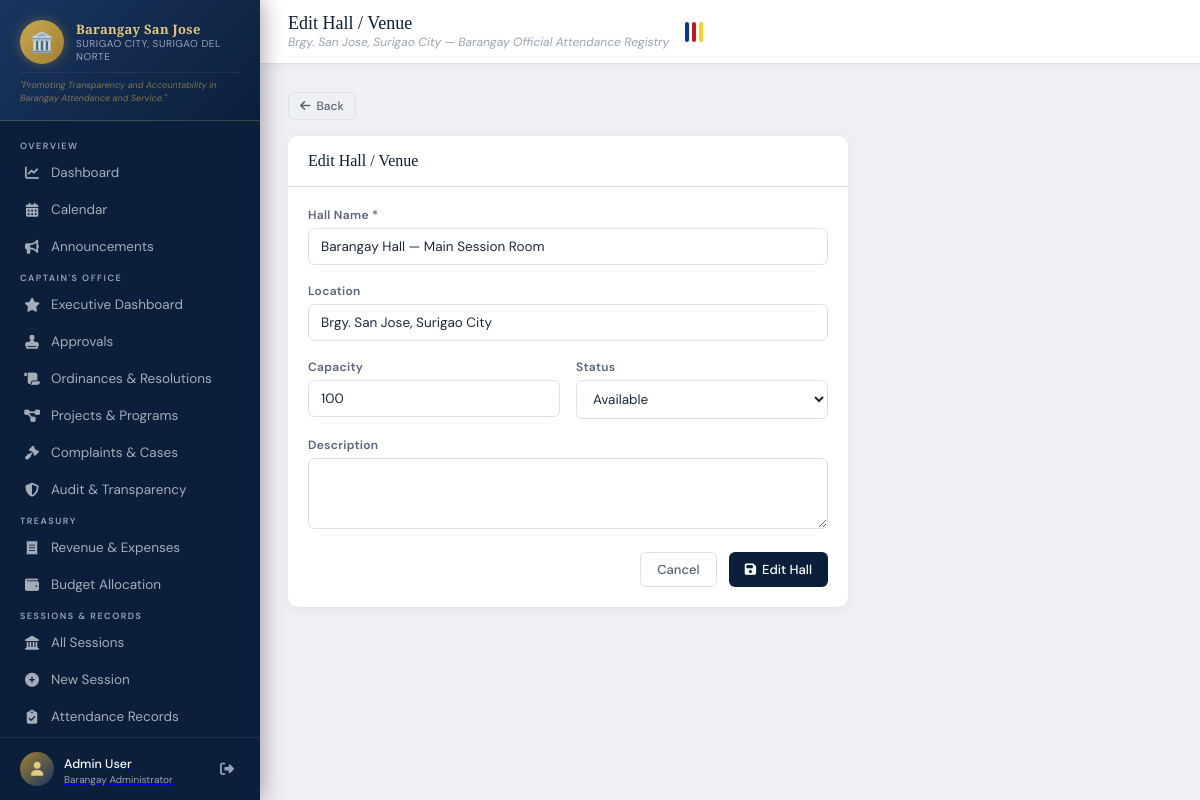
The page /halls/1/edit/ (signed in) on the database its author committed.
### attendance/models.py (models this page shows, shortened)
class UserProfile(models.Model):
    ROLE_CHOICES = [
        ('punong_barangay', 'Punong Barangay (Captain)'),
        ('admin', 'Barangay Administrator'),
        ('secretary', 'Barangay Secretary'),
        ('treasurer', 'Barangay Treasurer'),
        ('kagawad', 'Barangay Kagawad'),
        ('sb_chairperson', 'SB Chairperson'),
        ('tanod', 'Barangay Tanod'),
        ('bhw', 'Barangay Health Worker'),
        ('bns', 'Barangay Nutrition Scholar'),
        ('utility', 'Utility / Admin Staff'),
        ('staff', 'Barangay Staff'),
        ('viewer', 'Viewer'),
    ]
    COMMITTEE_CHOICES = [
        ('', 'None'),
        ('peace_order', 'Peace and Order'),
        ('health', 'Health and Sanitation'),
        ('education', 'Education'),
        ('infrastructure', 'Infrastructure'),
        ('livelihood', 'Livelihood'),
        ('environment', 'Environment'),
        ('youth', 'Youth and Sports'),
        ('women', "Women's Affairs"),
        ('senior', 'Senior Citizens'),
        ('finance', 'Finance and Budget'),
    ]
    user = models.OneToOneField(User, on_delete=models.CASCADE, related_name='profile')
    role = models.CharField(max_length=30, choices=ROLE_CHOICES, default='viewer')
    contact_number = models.CharField(max_length=15, blank=True)
    position = models.CharField(max_length=100, blank=True)
    committee = models.CharField(max_length=30, choices=COMMITTEE_CHOICES, blank=True)
    avatar = models.ImageField(upload_to='avatars/', blank=True, null=True)
    is_active = models.BooleanField(default=True)
    created_at = models.DateTimeField(auto_now_add=True)
    class Meta:
        verbose_name = "User Profile"
        verbose_name_plural = "User Profiles"

class Hall(models.Model):
    STATUS_CHOICES = [
        ('available', 'Available'),
        ('occupied', 'Occupied'),
        ('maintenance', 'Under Maintenance'),
    ]
    name = models.CharField(max_length=100)
    location = models.CharField(max_length=200, default='Brgy. San Jose, Surigao City')
    capacity = models.PositiveIntegerField(default=50)
    status = models.CharField(max_length=20, choices=STATUS_CHOICES, default='available')
    description = models.TextField(blank=True)
    created_at = models.DateTimeField(auto_now_add=True)
    class Meta:
        verbose_name = "Hall / Venue"
        verbose_name_plural = "Halls / Venues"

### attendance/views.py (the view)
# urls.py: path('halls/<int:pk>/edit/', views.hall_edit, name='hall_edit'),
@login_required
@user_passes_test(is_admin_or_secretary)
def hall_edit(request, pk):
    hall = get_object_or_404(Hall, pk=pk)
    form = HallForm(request.POST or None, instance=hall)
    if request.method == 'POST' and form.is_valid():
        form.save()
        messages.success(request, 'Hall updated.')
        return redirect('hall_list')
    return render(request, 'attendance/hall_form.html', {'form': form, 'hall': hall, 'action': 'Edit'})

### attendance/forms.py
class HallForm(forms.ModelForm):
    class Meta:
        model = Hall
        fields = ['name', 'location', 'capacity', 'status', 'description']
        widgets = {
            'name': forms.TextInput(attrs={'class': 'form-control'}),
            'location': forms.TextInput(attrs={'class': 'form-control'}),
            'capacity': forms.NumberInput(attrs={'class': 'form-control'}),
            'status': forms.Select(attrs={'class': 'form-control'}),
            'description': forms.Textarea(attrs={'class': 'form-control', 'rows': 3}),
        }

### attendance/context_processors.py (called while the page is built)
def site_settings(request):
    return {
        'SITE_NAME': getattr(settings, 'SITE_NAME', 'Barangay Official Attendance Registry'),
        'SITE_SHORT': getattr(settings, 'SITE_SHORT', 'BOAR System'),
        'BARANGAY_NAME': getattr(settings, 'BARANGAY_NAME', 'Brgy. San Jose'),
        'BARANGAY_CITY': getattr(settings, 'BARANGAY_CITY', 'Surigao City'),
        'BARANGAY_PROVINCE': getattr(settings, 'BARANGAY_PROVINCE', 'Surigao del Norte'),
    }

### attendance/views.py (called while the page is built)
def is_admin_or_secretary(user):
    return hasattr(user, 'profile') and user.profile.role in ['admin', 'secretary']

### templates/attendance/hall_form.html (shortened to what this page needs)
{% extends 'base.html' %}
{% block page_title %}{{ action }} Hall / Venue{% endblock %}
{% block content %}
<div class="d-flex gap-12 mb-16">
  <a href="{% url 'hall_list' %}" class="btn btn-outline btn-sm"><i class="fas fa-arrow-left"></i> Back</a>
</div>
<div class="card" style="max-width:560px;">
  <div class="card-header"><span class="card-title">{{ action }} Hall / Venue</span></div>
  <div class="card-body">
    <form method="post">
      <div class="form-group"><label class="form-label">Hall Name *</label>{{ form.name }}</div>
      <div class="form-group"><label class="form-label">Location</label>{{ form.location }}</div>
      <div class="form-row">
        <div class="form-group"><label class="form-label">Capacity</label>{{ form.capacity }}</div>
        <div class="form-group"><label class="form-label">Status</label>{{ form.status }}</div>
      </div>
      <div class="form-group"><label class="form-label">Description</label>{{ form.description }}</div>
      <div class="d-flex gap-12" style="justify-content:flex-end;">
        <a href="{% url 'hall_list' %}" class="btn btn-outline">Cancel</a>
        <button type="submit" class="btn btn-primary"><i class="fas fa-save"></i> {{ action }} Hall</button>
      </div>
    </form>
  </div>
</div>
{% endblock %}

### templates/base.html (shortened to what this page needs)
{% load static %}
<!DOCTYPE html>
<html lang="en">
<head>
  <link href="https://cdnjs.cloudflare.com/ajax/libs/font-awesome/6.5.0/css/all.min.css" rel="stylesheet">
</head>
<body>
{% if user.is_authenticated %}
<aside class="sidebar">
  <div class="sidebar-brand">
    <div class="brand-emblem">
      <div class="brand-seal">🏛️</div>
      <div class="brand-text">
        <h1>Barangay San Jose</h1>
        <p>Surigao City, Surigao del Norte</p>
      </div>
    </div>
    <div class="brand-tagline">
      "Promoting Transparency and Accountability in Barangay Attendance and Service."
    </div>
  </div>
  <nav class="sidebar-nav">
    <span class="nav-section-label">Overview</span>
    <a href="{% url 'dashboard' %}" class="nav-item {% if request.resolver_match.url_name == 'dashboard' %}active{% endif %}">
      <i class="fas fa-chart-line"></i> Dashboard
    </a>
    <a href="{% url 'calendar' %}" class="nav-item {% if request.resolver_match.url_name == 'calendar' %}active{% endif %}">
      <i class="fas fa-calendar-alt"></i> Calendar
    </a>
    <a href="{% url 'announcement_list' %}" class="nav-item {% if 'announcement' in request.resolver_match.url_name %}active{% endif %}">
      <i class="fas fa-bullhorn"></i> Announcements
    </a>
    {% if user.profile.role in 'punong_barangay,admin' %}
    <span class="nav-section-label">Captain's Office</span>
    <a href="{% url 'captain_dashboard' %}" class="nav-item {% if request.resolver_match.url_name == 'captain_dashboard' %}active{% endif %}">
      <i class="fas fa-star"></i> Executive Dashboard
    </a>
    <a href="{% url 'approval_list' %}" class="nav-item {% if 'approval' in request.resolver_match.url_name %}active{% endif %}">
      <i class="fas fa-stamp"></i> Approvals
    </a>
    <a href="{% url 'ordinance_list' %}" class="nav-item {% if 'ordinance' in request.resolver_match.url_name %}active{% endif %}">
      <i class="fas fa-scroll"></i> Ordinances & Resolutions
    </a>
    <a href="{% url 'project_list' %}" class="nav-item {% if 'project' in request.resolver_match.url_name %}active{% endif %}">
      <i class="fas fa-diagram-project"></i> Projects & Programs
    </a>
    <a href="{% url 'complaint_list' %}" class="nav-item {% if 'complaint' in request.resolver_match.url_name %}active{% endif %}">
      <i class="fas fa-gavel"></i> Complaints & Cases
    </a>
    <a href="{% url 'audit_log_list' %}" class="nav-item {% if 'audit' in request.resolver_match.url_name %}active{% endif %}">
      <i class="fas fa-shield-halved"></i> Audit & Transparency
    </a>
    {% endif %}
    {% if user.profile.role in 'treasurer,punong_barangay,admin' %}
    <span class="nav-section-label">Treasury</span>
    <a href="{% url 'financial_list' %}" class="nav-item {% if 'financial' in request.resolver_match.url_name %}active{% endif %}">
      <i class="fas fa-receipt"></i> Revenue & Expenses
    </a>
    <a href="{% url 'budget_list' %}" class="nav-item {% if 'budget' in request.resolver_match.url_name %}active{% endif %}">
      <i class="fas fa-wallet"></i> Budget Allocation
    </a>
    {% endif %}
    {% if user.profile.role in 'secretary,admin,punong_barangay,kagawad,sb_chairperson' %}
    <span class="nav-section-label">Sessions & Records</span>
    <a href="{% url 'session_list' %}" class="nav-item {% if 'session' in request.resolver_match.url_name %}active{% endif %}">
      <i class="fas fa-landmark"></i> All Sessions
    </a>
    <a href="{% url 'session_create' %}" class="nav-item">
      <i class="fas fa-plus-circle"></i> New Session
    </a>
    <a href="{% url 'attendance_list' %}" class="nav-item {% if request.resolver_match.url_name == 'attendance_list' %}active{% endif %}">
      <i class="fas fa-clipboard-check"></i> Attendance Records
    </a>
    <a href="{% url 'reports' %}" class="nav-item {% if request.resolver_match.url_name == 'reports' %}active{% endif %}">
    </a>
    {% endif %}
  </nav>
  <div class="sidebar-footer">
    <div class="user-card">
      <div class="user-avatar"><i class="fas fa-user"></i></div>
      <div class="user-info">
        <a href="{% url 'my_profile' %}" class="text-decoration-none text-white">
          <span>{{ user.get_full_name|default:user.username }}</span>
          <small>{{ user.profile.get_role_display|default:"User" }}</small>
        </a>
      </div>
      <a href="{% url 'logout' %}" class="btn-logout" title="Logout">
        <i class="fas fa-right-from-bracket"></i>
      </a>
    </div>
  </div>
</aside>
{% endif %}
<div class="main-content">
  {% if user.is_authenticated %}
  <div class="top-bar">
    <div>
      <div class="top-bar-title">{% block page_title %}Dashboard{% endblock %}</div>
      <div class="top-bar-subtitle">{{ BARANGAY_NAME }}, {{ BARANGAY_CITY }} — {{ SITE_NAME }}</div>
    </div>
    <div class="ph-flag-bar" title="Philippines">
      <span style="background:#0038a8;"></span>
      <span style="background:#ce1126;"></span>
      <span style="background:#fcd116;"></span>
    </div>
  </div>
  {% endif %}
  <div class="page-body">
    {% block content %}{% endblock %}
  </div>
</div>
</body>
</html>

### rows shown on the page
Hall: name "Barangay Hall — Main Session Room", location "Brgy. San Jose, Surigao City", capacity "100", status "Available"

### other values the page prints
{{ user.get_full_name|default:user.username }} "Admin User"
{{ user.profile.get_role_display|default:"User" }} "Barangay Administrator"
{{ action }} "Edit"
{{ BARANGAY_NAME }} "Brgy. San Jose"
{{ BARANGAY_CITY }} "Surigao City"
{{ SITE_NAME }} "Barangay Official Attendance Registry"
